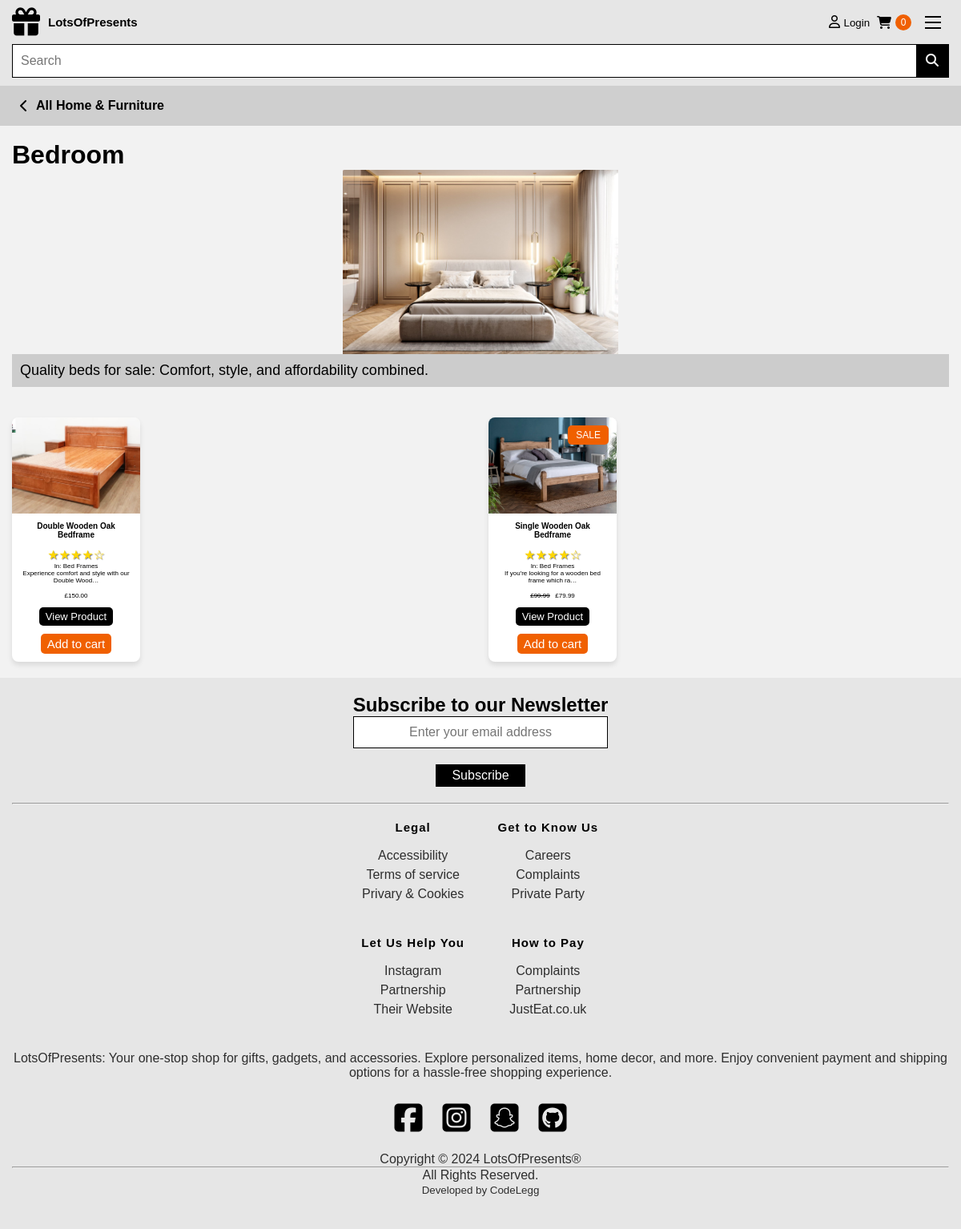
The page /level_two_categories/Bedroom/ on the database its author committed.
### store/models.py (models this page shows, shortened)
class Category(models.Model):
    CATEGORY_TYPE_CHOICES = [
        ('type', 'By Type'),
        ('size', 'By Size'),
    ]
    name = models.CharField(max_length=50)
    parent_category = models.ForeignKey(
        'self',
        on_delete=models.CASCADE,
        related_name='subcategories',
        null=True,
        blank=True
    )
    image = models.ImageField(upload_to='category_images/', blank=True, null=True)
    category_type = models.CharField(max_length=10, choices=CATEGORY_TYPE_CHOICES, default='type')
    hierarchy_level = models.IntegerField(default=0)  # Add the hierarchy level field
    def __str__(self):
        return self.name

class Product(models.Model):
    name = models.CharField(max_length=100)
    price = models.DecimalField(max_digits=10, decimal_places=2)
    category = models.ForeignKey(Category, on_delete=models.CASCADE)
    description = models.TextField(blank=True, null=True)
    about_this_product = models.TextField(blank=True, null=True)
    what_type = models.CharField(max_length=100, blank=True, null=True)
    material = models.CharField(max_length=100, blank=True, null=True)
    colors = models.ManyToManyField(
        Color, blank=True
    )  # Many-to-many relationship with Color
    is_sale = models.BooleanField(default=False)
    sale_price = models.DecimalField(
        max_digits=10, decimal_places=2, blank=True, null=True
    )
    dimension_h = models.CharField(max_length=20, blank=True, null=True)
    dimension_d = models.CharField(max_length=20, blank=True, null=True)
    dimension_w = models.CharField(max_length=20, blank=True, null=True)
    dimension_dff = models.CharField(max_length=20, blank=True, null=True)

class ProductImage(models.Model):
    product = models.ForeignKey(
        Product, on_delete=models.CASCADE, related_name="images"
    )
    image = models.ImageField(upload_to="uploads/product/")

### store/views.py (the view)
def level_two_categories(request, foo):
    foo = foo.replace("-", " ")
    try:
        category = Category.objects.get(name=foo)
        parent_category = category.parent_category
        products = get_category_products(category)
        return render(
            request,
            "level_two_categories.html",
            {"products": products, "category": category, "parent": parent_category},
        )
    except Category.DoesNotExist:
        messages.warning(request, "Category not found.")
        return redirect("home")

### cart/cart.py (called while the page is built)
    def __len__(self):
        return len(self.cart)

### cart/context_proccessors.py (called while the page is built)
def cart(request):
    return {'cart': Cart(request)}

### store/views.py (called while the page is built)
def get_category_products(category):
    products = Product.objects.filter(category=category)
    for subcategory in category.subcategories.all():
        products |= get_category_products(subcategory)
    return products

### store/templates/level_two_categories.html (shortened to what this page needs)
{% extends 'base.html' %}
{% load static %}
{% block breadcrumbs %}
{% if parent.name %}
<a class="nav-title breadcrumb hdgbread" href="{% url 'category' parent.name %}">
    <i class="fa fa-chevron-left"></i>
    All {{ parent.name }}
</a>
{% endif %}
{% endblock %}
{% block content %}
<div class="container">
    <br>
    <h1>{{ category.name }}</h1>
    <div class="image-wrapper">
        {% if category.image %}
        <img class="category-image" src="{{ category.image.url }}" alt="{{ category.name }}">
        {% endif %}
        <div class="category-image-desc">
            Quality beds for sale: Comfort, style, and affordability combined.
        </div>
    </div>
    <br>
    <div class="item-card-grid">
        {% for product in products %}
        {% if product.is_sale %}
        <div class="item-card">
            <div class="sale-badge">
                SALE
            </div>
            {% with product.images.first as first_image %}
            {% if first_image %}
            <img src="{{ first_image.image.url }}" alt="{{ product.name }} Image">
            {% endif %}
            {% endwith %}
            <div class="card-content">
                <h3 class="card-title">{{ product.name }}</h3>
                <div class="review-stars">
                    <span class="star">&#9733;</span>
                    <span class="star">&#9733;</span>
                    <span class="star">&#9733;</span>
                    <span class="star">&#9733;</span>
                    <span class="star">&#9734;</span>
                </div>
                <p class="card-desc">In: {{ product.category }} <br> {{ product.description|truncatechars:50 }}</p>
                <p class="card-desc"><strike>£{{ product.price }}</strike> &nbsp; £{{ product.sale_price }}</p>
                <a href="{% url 'product' product.id %}?next={{ request.path }}" class="button view-btn">View Product</a>
                <button value="{{ product.id }}" class="button cart-btn">
                    Add to cart
                </button>
            </div>
        </div>
        {% else %}
        <div class="item-card">
            {% with product.images.first as first_image %}
            {% if first_image %}
            <img src="{{ first_image.image.url }}" alt="{{ product.name }} Image">
            {% endif %}
            {% endwith %}
            <div class="card-content">
                <h3 class="card-title">{{ product.name }}</h3>
                <div class="review-stars">
                    <span class="star">&#9733;</span>
                    <span class="star">&#9733;</span>
                    <span class="star">&#9733;</span>
                    <span class="star">&#9733;</span>
                    <span class="star">&#9734;</span>
                </div>
                <p class="card-desc">In: {{ product.category }} <br> {{ product.description|truncatechars:50 }}</p>
                <p class="card-desc">£{{ product.price }}</p>
                <a href="{% url 'product' product.id %}?next={{ request.path }}" class="button view-btn">View Product</a>
                <button value="{{ product.id }}" class="button cart-btn">
                    Add to cart
                </button>
            </div>
        </div>
        {% endif %}
        {% endfor %}
    </div>
</div>
{% endblock %}

### static/css/base.css (style rules this page uses)
:root { --platinum: hsl(0, 0%, 90%); --black_70: hsla(0, 0%, 0%, 0.7); --white: hsl(0, 0%, 100%); --black: hsl(0, 0%, 0%); --orange: hsl(24, 100%, 47%); --off-white: hsl(0, 0%, 95%); --ff-poppins: "Poppins", sans-serif; --fs-1: 4.2rem; --fs-2: 3.8rem; --fs-3: 3.2rem; --fs-4: 2.5rem; --fs-5: 2.4rem; --fs-6: 2rem; --fs-7: 1.8rem; --fs-8: 1.5rem; --fw-500: 500; --fw-600: 600; --fw-700: 700; --radius-4: 4px; --radius-12: 12px; --section-padding: 60px; --transition-1: 0.15s ease; --transition-2: 0.35s ease; --cubic-in: cubic-bezier(0.51, 0.03, 0.64, 0.28); --cubic-out: cubic-bezier(0.33, 0.85, 0.56, 1); --shadow: 0 5px 20px 1px hsla(220, 63%, 33%, 0.1); }
*, *::before, *::after { margin: 0; padding: 0; box-sizing: border-box; }
a { text-decoration: none; }
a { color: #000; text-decoration: none; }
a, img, span, input, button, i { display: block; }
button, input { background: none; border: none; font: inherit; }
button { cursor: pointer; }
i { pointer-events: none; }
img { height: auto; }
html { font-family: var(--ff-poppins); font-size: 10px; scroll-behavior: smooth; }
body { background-color: var(--off-white); font-size: 1.6rem; }
.button { display: inline-block; padding: 4px 8px; background-color: var(--black); color: #fff; text-decoration: none; border-radius: 5px; }
.view-btn { margin-bottom: 10px; font-size: 1.3rem; background-color: var(--black); }
.cart-summary-btn, .view-btn, .cart-btn-product { transition: background-color 0.3s ease; }
.cart-btn, .buy-btn, .delete-btn { transition: background-color 0.3s ease; font-size: 1.5rem; }
.cart-btn, .buy-btn { background-color: var(--orange); }
.sale-badge { background-color: var(--orange); color: white; font-size: 12px; padding: 5px 10px; border-radius: 5px; position: absolute; top: 10px; right: 10px; position: absolute; }
.container { padding-inline: 15px; position: relative; }
.breadcrumb { padding: 1em 0; display: flex; justify-content: left; gap: 1rem; align-items: center; transition: background 0.4s ease-in-out; padding-left: 25px; padding-right: 30px; }
.hdgbread { background-color: #cfcfcf; opacity: 1; z-index: 1; }
.nav-title { font-weight: 700; }

### static/css/categories.css (style rules this page uses)
:root { --platinum: hsl(0, 0%, 90%); --dark-platinum: hsl(0, 0%, 80%); --light-platinum: hsl(0, 0%, 85%); --black_70: hsla(0, 0%, 0%, 0.7); --off-white: hsl(0, 0%, 95%); --white: hsl(0, 0%, 100%); --black: hsl(0, 0%, 0%); --orange: hsl(24, 100%, 47%); --dark-orange: hsl(24, 100%, 42%); --ff-poppins: "Poppins", sans-serif; --fs-1: 4.2rem; --fs-2: 3.8rem; --fs-3: 3.2rem; --fs-4: 2.5rem; --fs-5: 2.4rem; --fs-6: 2rem; --fs-7: 1.8rem; --fs-8: 1.5rem; --fw-500: 500; --fw-600: 600; --fw-700: 700; --radius-4: 4px; --radius-12: 12px; --section-padding: 60px; --transition-1: 0.15s ease; --transition-2: 0.35s ease; --cubic-in: cubic-bezier(0.51, 0.03, 0.64, 0.28); --cubic-out: cubic-bezier(0.33, 0.85, 0.56, 1); --shadow: 0 5px 20px 1px hsla(220, 63%, 33%, 0.1); }
.category-image { display: block; margin-left: auto; margin-right: auto; width: 344px; height: 230px; object-fit: cover; object-position: bottom; }
.category-image-desc { background-color: var(--dark-platinum); padding: 10px; font-size: 1.8rem; }
.item-card-grid { display: grid; grid-template-columns: repeat( auto-fit, minmax(150px, 1fr) ); justify-content: center; gap: 20px; padding-block: 20px; }
.item-card { width: 160px; height: 100%; background-color: #fff; box-shadow: 0 4px 6px rgba(0, 0, 0, 0.1); border-radius: 8px; overflow: hidden; position: relative; }
.item-card img { width: 100%; height: 120px; object-fit: cover; }
.card-content { padding: 10px; text-align: center; }
.card-title { font-size: 1rem; margin-bottom: 5px; }
.review-stars { display: flex; align-items: center; justify-content: center; margin-top: 10px; color: gold; text-shadow: 1px 1px 1px rgba(0, 0, 0, 0.5); }
.card-desc { font-size: 0.8rem; margin-bottom: 10px; }

### rows shown on the page
Category: name "Home & Furniture"
Category: name "Bedroom", image (picture)
Product: images.first.image (picture), name "Double Wooden Oak Bedframe", category "Bed Frames", description "Experience comfort and style with our Double Wood…", price "150.00", {{ product.id }} 1 (drawn)
Product: images.first.image (picture), name "Single Wooden Oak Bedframe", category "Bed Frames", description "If you're looking for a wooden bed frame which ra…", price "99.99", sale_price "79.99", {{ product.id }} 2 (drawn)

### other values the page prints
{{ cart|length }} "0"
